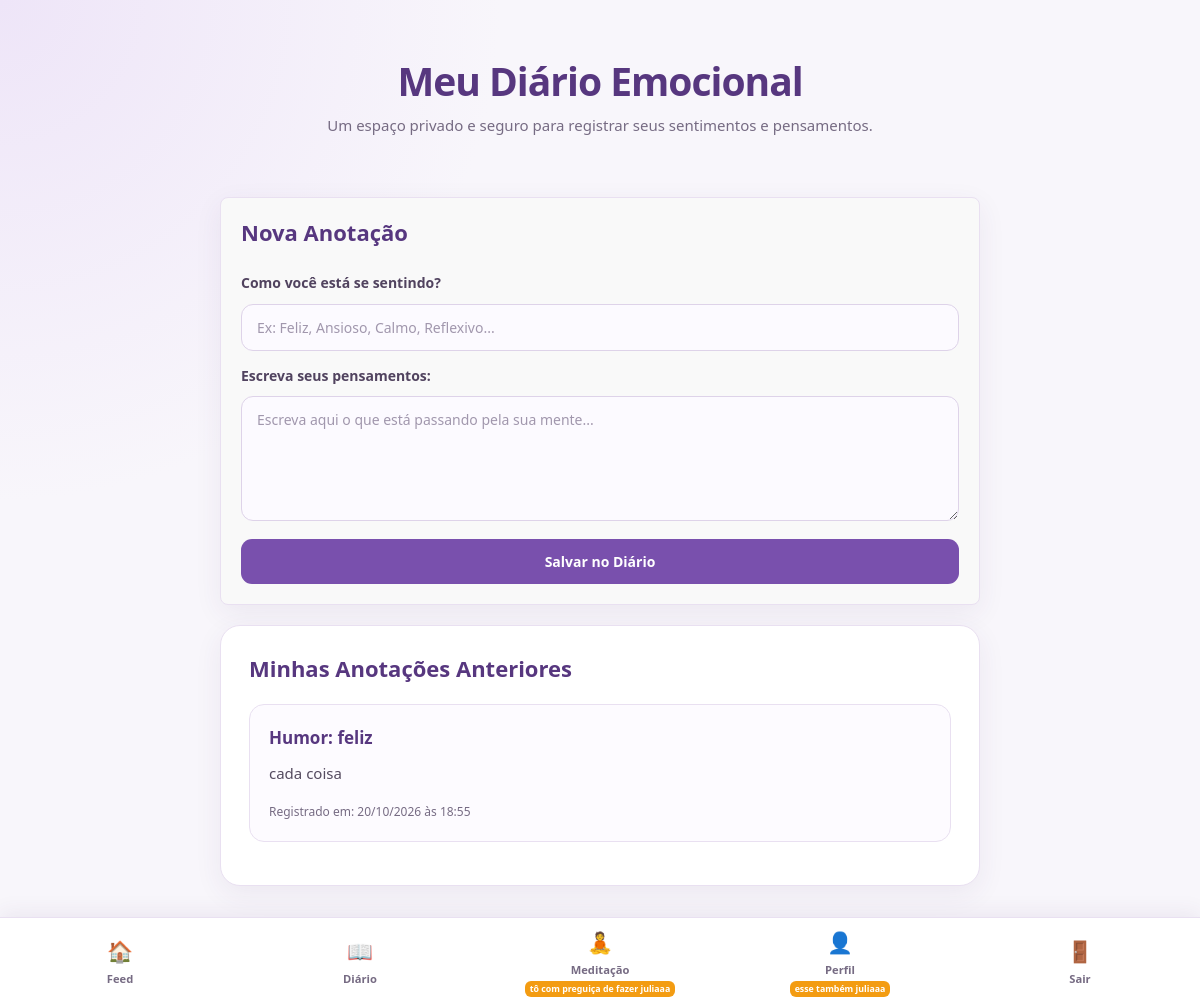
/diario/ (signed in), run on the app's committed database.
### model.py (models this page shows)
class Diar(db.Model):
    __tablename__ = 'diarios'
    id_diar = db.Column(db.Integer, primary_key=True)
    humor = db.Column(db.String(40), nullable=False)
    texto_diar = db.Column(db.String(700), nullable=False)
    data_registro = db.Column(db.DateTime, default=db.func.now())
    usu_id = db.Column(
        db.Integer,
        db.ForeignKey('usuarios.id_usu'),
        nullable=False
    )

### routes/diar.py (the view)
@diar_bp.route("/", methods=["GET"])
def index():
    if 'usuario_id' not in session:
        return redirect(url_for("home"))
    usu_id = session['usuario_id']
    diarios = Diar.query.filter_by(usu_id=usu_id).order_by(Diar.data_registro.desc()).all()
    return render_template("diario.html", diarios=diarios)

### templates/diario.html (shortened to what this page needs)
{% extends "base.html" %}
{% block conteudo %}
    <header>
        <h1>Meu Diário Emocional</h1>
        <p>Um espaço privado e seguro para registrar seus sentimentos e pensamentos.</p>
    </header>
    <section style="background: #f9f9f9; padding: 20px; border-radius: 8px; margin-bottom: 20px;">
        <h2>Nova Anotação</h2>
        <form action="{{ url_for('diar.criar') }}" method="POST">
            <label for="humor">Como você está se sentindo?</label>
            <input type="text" id="humor" name="humor" placeholder="Ex: Feliz, Ansioso, Calmo, Reflexivo..." required>
            <label for="texto_diar">Escreva seus pensamentos:</label>
            <textarea id="texto_diar" name="texto_diar" placeholder="Escreva aqui o que está passando pela sua mente..." rows="5" required></textarea>
            <button type="submit">Salvar no Diário</button>
        </form>
    </section>
    <section>
        <h2>Minhas Anotações Anteriores</h2>
        {% if diarios %}
            {% for diario in diarios %}
                <article style="border: 1px solid #ddd; padding: 15px; margin-bottom: 15px; border-radius: 8px; background: #fff;">
                    <h3>Humor: {{ diario.humor }}</h3>
                    <p>{{ diario.texto_diar }}</p>
                    <small style="color: #666;">Registrado em: {{ diario.data_registro.strftime('%d/%m/%Y às %H:%M') }}</small>
                </article>
            {% endfor %}
        {% else %}
            <p>Você ainda não tem anotações no seu diário. Comece a registrar acima!</p>
        {% endif %}
    </section>
{% endblock conteudo %}

### static/css/style.css (style rules this page uses)
* { box-sizing: border-box; }
html { min-height: 100%; scroll-behavior: smooth; }
body { margin: 0; padding: 36px 20px 95px 20px; min-height: 100vh; background: radial-gradient(circle at top left, #eee5f8 0, transparent 32%), #f8f6fb; color: #332b40; font-family: "Segoe UI", Arial, sans-serif; font-size: 15px; line-height: 1.6; -webkit-font-smoothing: antialiased; }
header { text-align: center; margin: 0 auto 30px; padding: 22px 16px; }
header h1 { margin: 0 0 8px; color: #57377f; font-size: clamp(30px, 5vw, 39px); line-height: 1.2; letter-spacing: -1px; font-weight: 750; }
header p { margin: 8px 0; color: #766b83; font-size: 15px; }
section { margin-bottom: 24px; padding: 28px; background: #ffffff; border: 1px solid #e9e0f1; border-radius: 20px; box-shadow: 0 8px 28px rgba(75, 47, 105, 0.07); }
section h2 { margin: 0 0 20px; color: #57377f; font-size: 22px; line-height: 1.35; font-weight: 700; }
section h3 { color: #57377f; }
p { overflow-wrap: anywhere; }
form { display: flex; flex-direction: column; gap: 9px; }
label { margin-top: 5px; color: #51435f; font-size: 14px; font-weight: 600; }
input, textarea { display: block; width: 100%; min-width: 0; padding: 13px 15px; border: 1px solid #ded3e9; border-radius: 12px; outline: none; background: #fcfaff; color: #332b40; font-family: inherit; font-size: 14px; transition: border-color 0.2s ease, box-shadow 0.2s ease, background 0.2s ease; }
input::placeholder, textarea::placeholder { color: #a197ad; }
textarea { min-height: 125px; resize: vertical; }
button { display: inline-flex; align-items: center; justify-content: center; gap: 7px; margin-top: 9px; padding: 12px 19px; border: 1px solid transparent; border-radius: 11px; background: #7950ad; color: #ffffff; font-family: inherit; font-size: 14px; font-weight: 650; cursor: pointer; transition: background 0.2s ease, box-shadow 0.2s ease, transform 0.2s ease; }
main > section:has(form[action*="/diario/criar"]) { background: #ffffff; }
main > section:has(form[action*="/diario/criar"]) h2 { color: #57377f; }
main > section:has(form[action*="/diario/criar"]) form { padding: 0; }
main article:not(.publicacao) { margin-bottom: 14px; padding: 19px !important; border: 1px solid #e9e0f1 !important; border-radius: 15px !important; background: #fdfbff !important; }
main article:not(.publicacao) h3 { margin: 0 0 9px; color: #57377f; font-size: 17px; }
main article:not(.publicacao) p { margin: 0 0 12px; color: #554b60; line-height: 1.75; white-space: pre-wrap; }
main article:not(.publicacao) small { color: #766b83 !important; font-size: 12px; }

### data on the page
Diar: humor "feliz", texto_diar "cada coisa", data_registro "20/10/2026 às 18:55"
